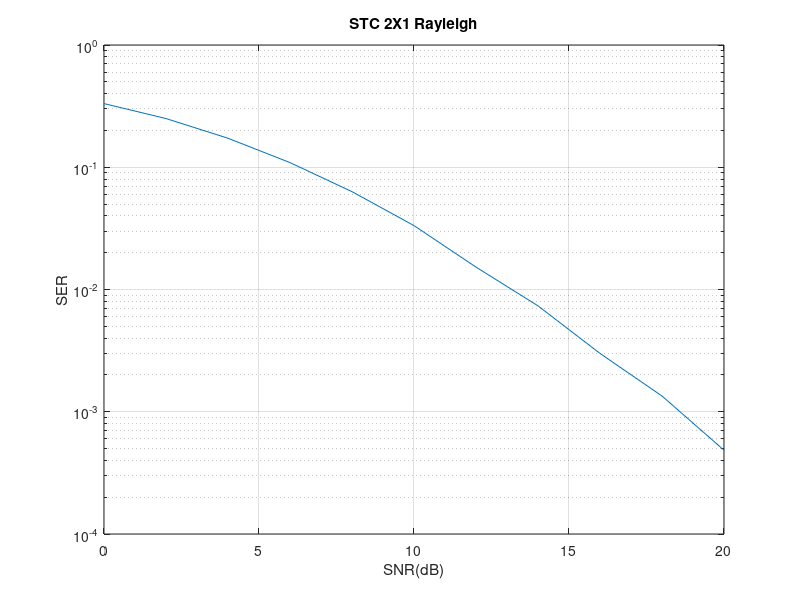

Write the MATLAB code that produced this figure.
close all; clear; clc


QPSK_vec=[1+1i 1-1i -1+1i -1-1i]/sqrt(2);
SNRdB=0:2:20;
SNR=10.^(SNRdB./10);

SER=zeros(size(SNRdB));
N=100000; % Number of pairs per SNR point
 


for k=1:length(SNRdB),
    s_hat=zeros(2,N); 
    rho=1./sqrt(SNR(k));
    % Signal Generation
    s=randsrc(2,N,QPSK_vec);
    h=(randn(2,N)+1i*randn(2,N))/sqrt(2);
    n=(randn(2,N)+1i*randn(2,N))/sqrt(2);
         
    for kk=1:N,
        % Signal generation
        H_stc=1/sqrt(2)*[h(1,kk) h(2,kk); h(2,kk)' -h(1,kk)']; 
        y=H_stc*s(:,kk)+rho*n(:,kk); 
        
        % Signal detection
        s_hat(1,kk)=H_stc(:,1)'*y/norm(H_stc(:,1))^2; 
        s_hat(2,kk)=H_stc(:,2)'*y/norm(H_stc(:,2))^2; 
    end; 
    
    s_tilde=sign(real(s_hat))/sqrt(2)+1i*sign(imag(s_hat))/sqrt(2);
    
    NumOfErrors=sum(abs(s_tilde(:)-s(:))>eps); 
    SER(k)=NumOfErrors/2/N; 
end;

semilogy(SNRdB,SER); grid; 
xlabel('SNR(dB)'); 
ylabel('SER'); 
title('STC 2X1 Rayleigh'); 